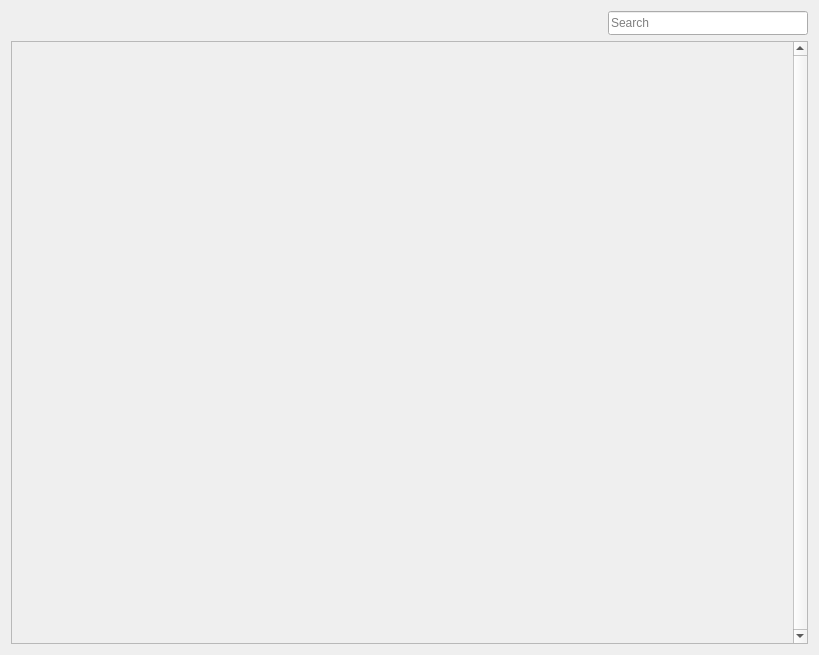
<?xml version="1.0" encoding="UTF-8"?>
<ui version="4.0">
 <class>PageExtraWidget</class>
 <widget class="QWidget" name="PageExtraWidget">
  <property name="geometry">
   <rect>
    <x>0</x>
    <y>0</y>
    <width>819</width>
    <height>655</height>
   </rect>
  </property>
  <layout class="QVBoxLayout" name="verticalLayout" stretch="0,1">
   <item>
    <layout class="QHBoxLayout" name="horizontalLayout" stretch="0,0,1,0">
     <property name="spacing">
      <number>0</number>
     </property>
     <item>
      <widget class="QPushButton" name="backButton">
       <property name="minimumSize">
        <size>
         <width>0</width>
         <height>24</height>
        </size>
       </property>
       <property name="maximumSize">
        <size>
         <width>16777215</width>
         <height>24</height>
        </size>
       </property>
       <property name="icon">
        <iconset resource="../Resources/BaseClient.qrc">
         <normaloff>:/Icons/NavBack.png</normaloff>:/Icons/NavBack.png</iconset>
       </property>
       <property name="iconSize">
        <size>
         <width>20</width>
         <height>20</height>
        </size>
       </property>
       <property name="flat">
        <bool>true</bool>
       </property>
      </widget>
     </item>
     <item>
      <widget class="QPushButton" name="refreshButton">
       <property name="minimumSize">
        <size>
         <width>0</width>
         <height>24</height>
        </size>
       </property>
       <property name="maximumSize">
        <size>
         <width>16777215</width>
         <height>24</height>
        </size>
       </property>
       <property name="icon">
        <iconset resource="../Resources/BaseClient.qrc">
         <normaloff>:/Icons/NavRefresh.png</normaloff>:/Icons/NavRefresh.png</iconset>
       </property>
       <property name="iconSize">
        <size>
         <width>20</width>
         <height>20</height>
        </size>
       </property>
       <property name="flat">
        <bool>true</bool>
       </property>
      </widget>
     </item>
     <item>
      <spacer name="horizontalSpacer">
       <property name="orientation">
        <enum>Qt::Horizontal</enum>
       </property>
       <property name="sizeHint" stdset="0">
        <size>
         <width>40</width>
         <height>20</height>
        </size>
       </property>
      </spacer>
     </item>
     <item>
      <widget class="QLineEdit" name="searchEdit">
       <property name="sizePolicy">
        <sizepolicy hsizetype="Preferred" vsizetype="Fixed">
         <horstretch>0</horstretch>
         <verstretch>0</verstretch>
        </sizepolicy>
       </property>
       <property name="minimumSize">
        <size>
         <width>200</width>
         <height>24</height>
        </size>
       </property>
       <property name="maximumSize">
        <size>
         <width>200</width>
         <height>16777215</height>
        </size>
       </property>
       <property name="placeholderText">
        <string>Search</string>
       </property>
      </widget>
     </item>
    </layout>
   </item>
   <item>
    <widget class="QStackedWidget" name="stackedWidget">
     <property name="currentIndex">
      <number>0</number>
     </property>
     <widget class="QWidget" name="page">
      <layout class="QHBoxLayout" name="horizontalLayout_2" stretch="1,0">
       <property name="spacing">
        <number>0</number>
       </property>
       <property name="leftMargin">
        <number>0</number>
       </property>
       <property name="topMargin">
        <number>0</number>
       </property>
       <property name="rightMargin">
        <number>0</number>
       </property>
       <property name="bottomMargin">
        <number>0</number>
       </property>
       <item>
        <widget class="QScrollArea" name="scrollArea">
         <property name="verticalScrollBarPolicy">
          <enum>Qt::ScrollBarAlwaysOn</enum>
         </property>
         <property name="horizontalScrollBarPolicy">
          <enum>Qt::ScrollBarAlwaysOff</enum>
         </property>
         <property name="widgetResizable">
          <bool>true</bool>
         </property>
         <widget class="QWidget" name="scrollAreaWidgetContents">
          <property name="geometry">
           <rect>
            <x>0</x>
            <y>0</y>
            <width>772</width>
            <height>603</height>
           </rect>
          </property>
         </widget>
        </widget>
       </item>
       <item>
        <widget class="CategoryFilterWidget" name="filterWidget" native="true"/>
       </item>
      </layout>
     </widget>
     <widget class="QWidget" name="page_2">
      <layout class="QHBoxLayout" name="horizontalLayout_3">
       <property name="leftMargin">
        <number>0</number>
       </property>
       <property name="topMargin">
        <number>0</number>
       </property>
       <property name="rightMargin">
        <number>0</number>
       </property>
       <property name="bottomMargin">
        <number>0</number>
       </property>
       <item>
        <widget class="QScrollArea" name="scrollArea_2">
         <property name="verticalScrollBarPolicy">
          <enum>Qt::ScrollBarAlwaysOn</enum>
         </property>
         <property name="horizontalScrollBarPolicy">
          <enum>Qt::ScrollBarAlwaysOff</enum>
         </property>
         <property name="widgetResizable">
          <bool>true</bool>
         </property>
         <widget class="QWidget" name="PageExtraExtraWidget">
          <property name="geometry">
           <rect>
            <x>0</x>
            <y>0</y>
            <width>782</width>
            <height>603</height>
           </rect>
          </property>
          <layout class="QVBoxLayout" name="verticalLayout_2" stretch="0,0,0,0,0,0,1">
           <property name="spacing">
            <number>20</number>
           </property>
           <property name="leftMargin">
            <number>9</number>
           </property>
           <property name="topMargin">
            <number>0</number>
           </property>
           <property name="rightMargin">
            <number>9</number>
           </property>
           <property name="bottomMargin">
            <number>0</number>
           </property>
           <item>
            <widget class="QLabel" name="titleLabel">
             <property name="font">
              <font>
               <pointsize>20</pointsize>
              </font>
             </property>
             <property name="text">
              <string>Title</string>
             </property>
            </widget>
           </item>
           <item>
            <widget class="QLabel" name="metaInfoLabel">
             <property name="text">
              <string>MetaInformation</string>
             </property>
             <property name="alignment">
              <set>Qt::AlignLeading|Qt::AlignLeft|Qt::AlignTop</set>
             </property>
             <property name="wordWrap">
              <bool>true</bool>
             </property>
            </widget>
           </item>
           <item>
            <layout class="QHBoxLayout" name="horizontalLayout_4">
             <item>
              <widget class="QPushButton" name="installButton">
               <property name="font">
                <font>
                 <pointsize>14</pointsize>
                 <weight>75</weight>
                 <bold>true</bold>
                </font>
               </property>
               <property name="text">
                <string>Install</string>
               </property>
              </widget>
             </item>
             <item>
              <spacer name="horizontalSpacer_3">
               <property name="orientation">
                <enum>Qt::Horizontal</enum>
               </property>
               <property name="sizeHint" stdset="0">
                <size>
                 <width>40</width>
                 <height>20</height>
                </size>
               </property>
              </spacer>
             </item>
            </layout>
           </item>
           <item>
            <widget class="QTextBrowser" name="description">
             <property name="openLinks">
              <bool>false</bool>
             </property>
            </widget>
           </item>
           <item>
            <spacer name="verticalSpacer_2">
             <property name="orientation">
              <enum>Qt::Vertical</enum>
             </property>
             <property name="sizeType">
              <enum>QSizePolicy::Fixed</enum>
             </property>
             <property name="sizeHint" stdset="0">
              <size>
               <width>20</width>
               <height>40</height>
              </size>
             </property>
            </spacer>
           </item>
           <item>
            <widget class="CommentWidget" name="commentWidget" native="true"/>
           </item>
           <item>
            <spacer name="verticalSpacer">
             <property name="orientation">
              <enum>Qt::Vertical</enum>
             </property>
             <property name="sizeHint" stdset="0">
              <size>
               <width>20</width>
               <height>0</height>
              </size>
             </property>
            </spacer>
           </item>
          </layout>
         </widget>
        </widget>
       </item>
      </layout>
     </widget>
    </widget>
   </item>
  </layout>
 </widget>
 <customwidgets>
  <customwidget>
   <class>CategoryFilterWidget</class>
   <extends>QWidget</extends>
   <header>CategoryFilterWidget.h</header>
   <container>1</container>
  </customwidget>
  <customwidget>
   <class>CommentWidget</class>
   <extends>QWidget</extends>
   <header>CommentWidget.h</header>
   <container>1</container>
  </customwidget>
 </customwidgets>
 <resources>
  <include location="../Resources/BaseClient.qrc"/>
 </resources>
 <connections/>
</ui>
